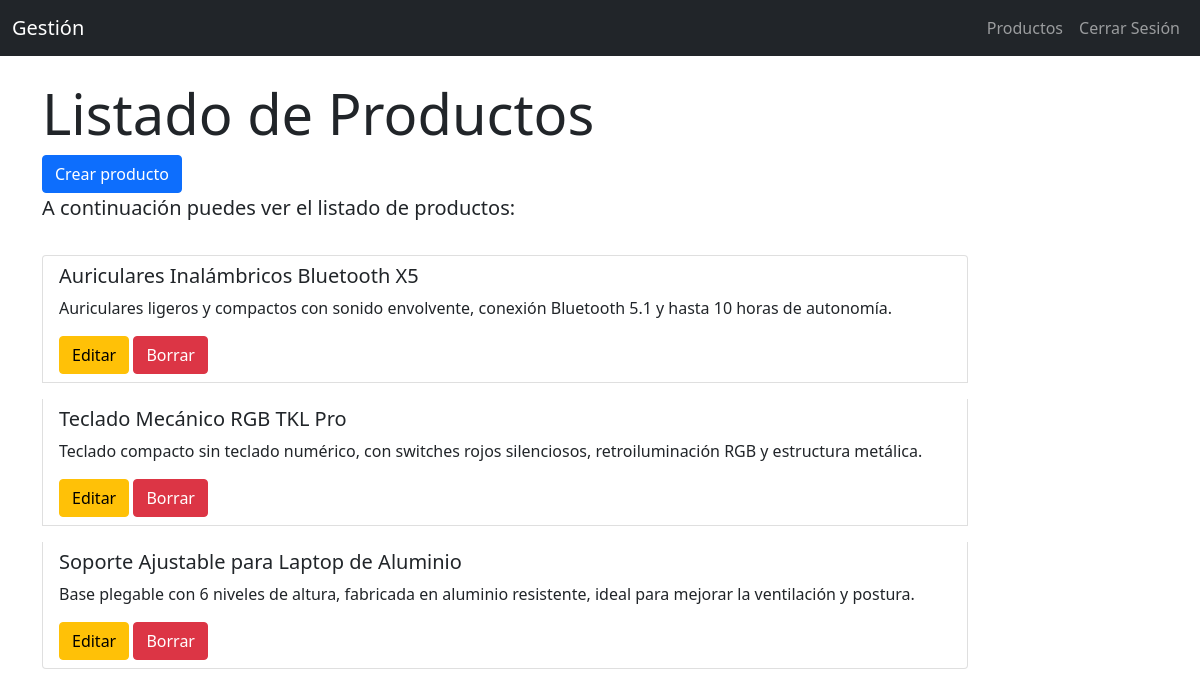
The app's page /productos/ (signed in) with its own data.
### app_productos/models.py (models this page shows, shortened)
class Producto(models.Model):
    nombre = models.CharField(max_length=100)
    descripcion = models.TextField()
    precio = models.DecimalField(max_digits=10, decimal_places=2)
    stock = models.PositiveIntegerField()
    fecha_creacion = models.DateTimeField(auto_now_add=True)

### app_productos/views.py (the view)
# urls.py: path('productos/', ProductoListView.as_view(), name='productos'),
class ProductoListView(PermissionProtectedTemplateView):
    template_name = 'producto_list.html'
    permission_required = 'app_productos.view_producto'
    def get(self, request, *args, **kwargs):
        productos = Producto.objects.all()
        return render(request, self.template_name, {'productos': productos})

### app_productos/templates/producto_list.html
{%extends "base.html"%}
{% block content %}
    <div class="jumbotron mt-4">
        <h1 class="display-4">Listado de Productos</h1>
        <a href="{% url 'crear_producto' %}" class="btn btn-primary">Crear producto</a>
        <p class="lead">A continuación puedes ver el listado de productos:</p>
        <div class="row mt-4">
            <div class="col-md-8 col-lg-10">
                <ul class="list-group">
                    {% for producto in productos %}
                    <li class="list-group-item py-2 my-2">
                        <h5>{{ producto.nombre }}</h5>
                        <p>{{ producto.descripcion|truncatewords:20 }}</p>
                        <a href="{% url 'editar_producto' producto.id %}" class="btn btn-warning">Editar</a>
                        <a href="{% url 'borrar_producto' producto.id %}" class="btn btn-danger">Borrar</a>
                    </li>
                    {% empty %}
                    <li class="list-group-item">No hay productos disponibles.</li>
                    {% endfor %}
                </ul>
            </div>
        </div>
    </div>
{% endblock %}

### app_productos/templates/base.html (shortened to what this page needs)
<!Doctype html>
<html>
    <head>
        <link href="https://cdn.jsdelivr.net/npm/bootstrap@5.1.3/dist/css/bootstrap.min.css" rel="stylesheet">
    </head>
    <body>
        <nav class="navbar navbar-expand-lg bg-dark navbar-dark">
            <div class="container-fluid">
                <a class="navbar-brand" href="{% url 'index' %}">Gestión</a>
                <div class="collapse navbar-collapse" id="navbarNav">
                    <ul class="navbar-nav ms-auto">
                        {% if user.is_authenticated %}
                            <li class="nav-item">
                                <a class="nav-link" href="{% url 'productos' %}">Productos</a>
                            </li>
                            <li class="nav-item">
                                <a class="nav-link" href="{% url 'logout' %}">Cerrar Sesión</a>
                            </li>
                        {% endif %}
                    </ul>
                </div>
       </div>
    </nav>
        <div class="container">
                {% block content %}
                {% endblock %}
        </div>
    </body>
</html>

### records on screen
Producto: nombre "Auriculares Inalámbricos Bluetooth X5", descripcion "Auriculares ligeros y compactos con sonido envolvente, conexión Bluetooth 5.1 y hasta 10 horas de autonomía."
Producto: nombre "Teclado Mecánico RGB TKL Pro", descripcion "Teclado compacto sin teclado numérico, con switches rojos silenciosos, retroiluminación RGB y estructura metálica."
Producto: nombre "Soporte Ajustable para Laptop de Aluminio", descripcion "Base plegable con 6 niveles de altura, fabricada en aluminio resistente, ideal para mejorar la ventilación y postura."
